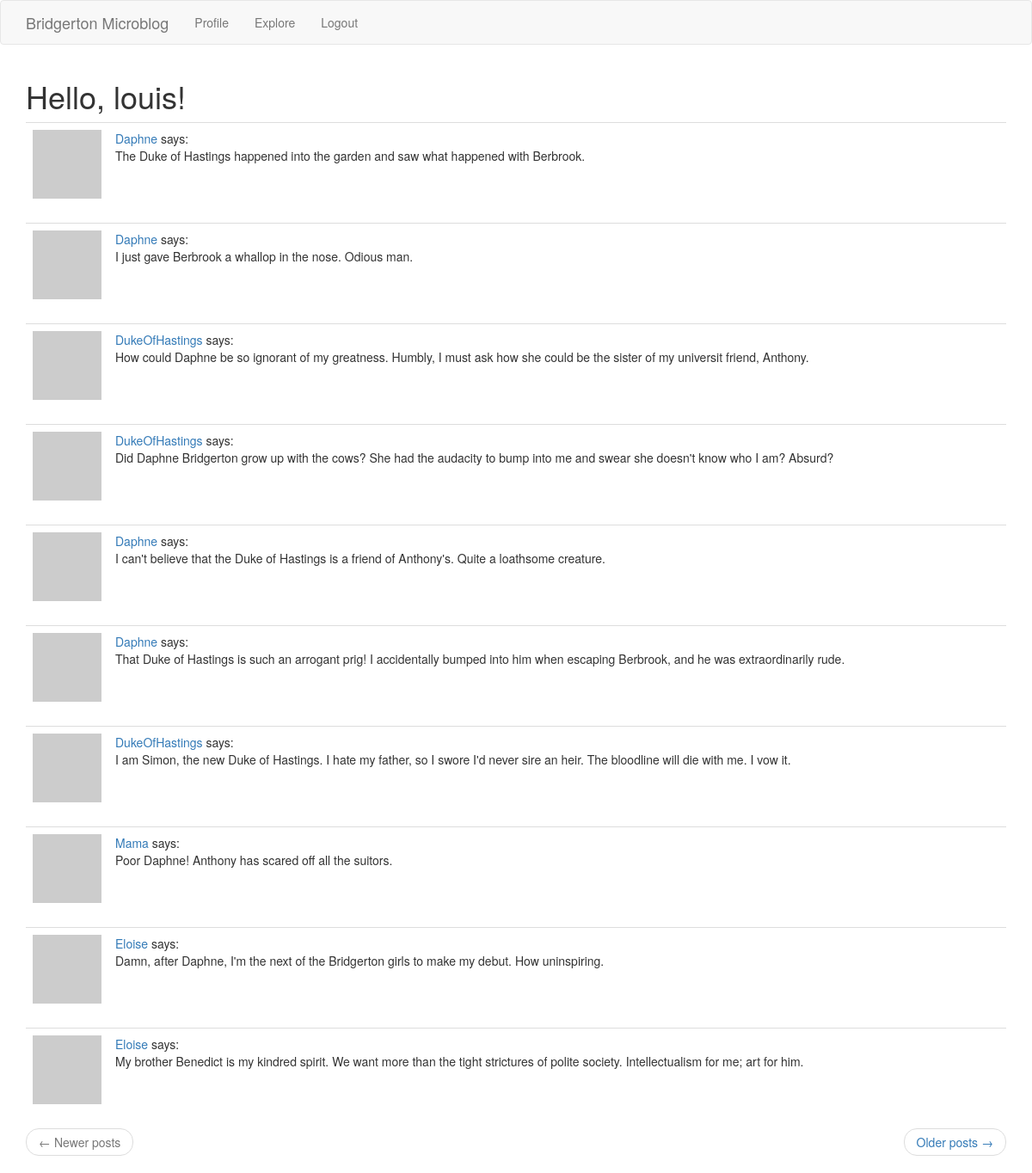
/explore (signed in), run on an earlier commit of the app's database.
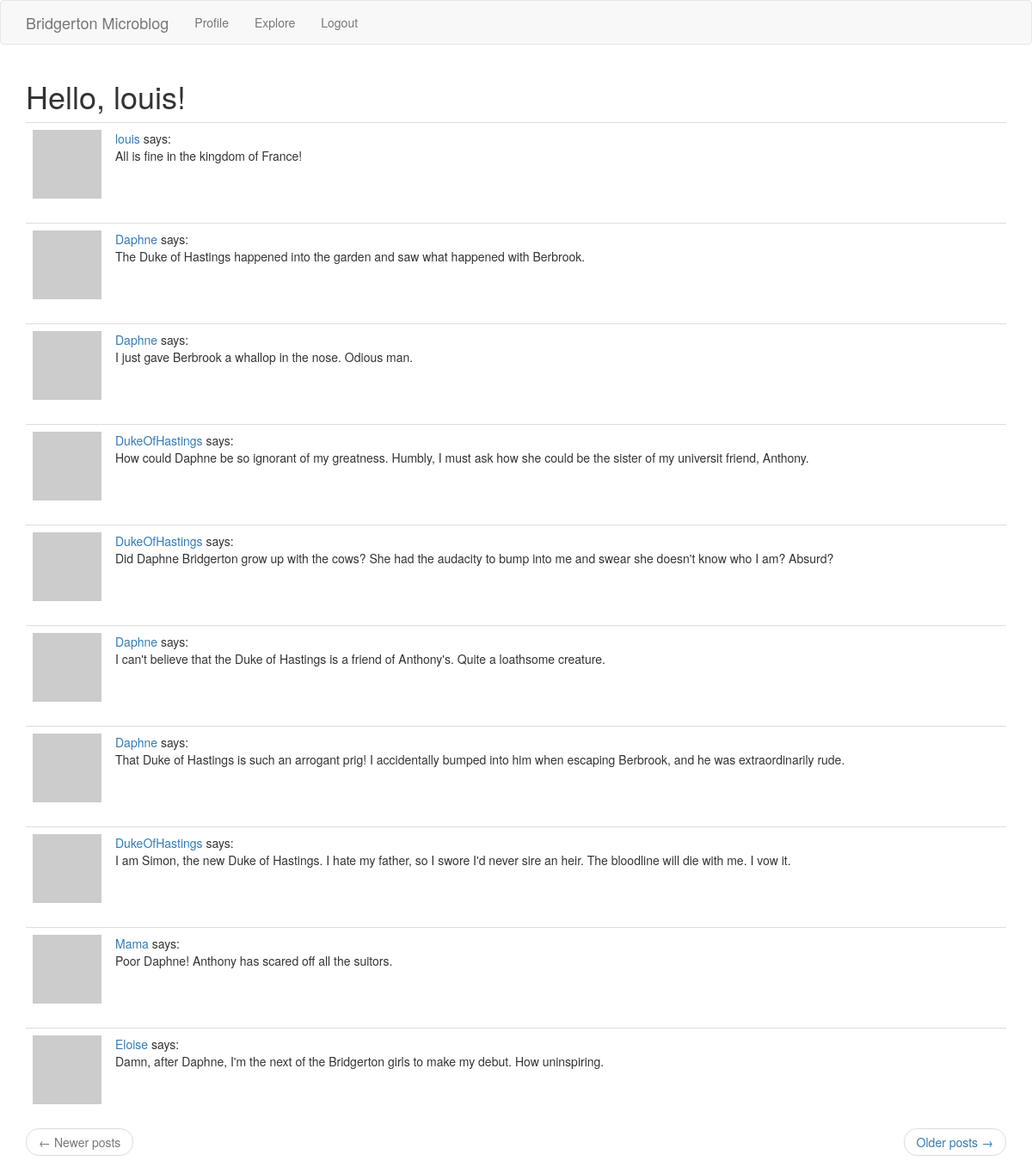
And on a later commit of the database.
### app/models.py (models this page shows, shortened)
class Post(db.Model):
    id = db.Column(db.Integer, primary_key=True)
    body = db.Column(db.String(140))
    timestamp = db.Column(db.DateTime, index=True, default=datetime.utcnow)
    user_id = db.Column(db.Integer, db.ForeignKey('user.id'))

class User(UserMixin, db.Model):
    id = db.Column(db.Integer, primary_key=True)
    username = db.Column(db.String(64), index=True, unique=True)
    email = db.Column(db.String(128), index=True, unique=True)
    password_hash = db.Column(db.String(128))
    posts = db.relationship('Post', backref='author', lazy='dynamic')
    about_me = db.Column(db.String(256))
    last_seen = db.Column(db.DateTime, default=datetime.utcnow)
    followed = db.relationship(
        'User', secondary=followers,
        primaryjoin=(followers.c.follower_id == id),
        secondaryjoin=(followers.c.poster_id == id),
        backref=db.backref('followers', lazy='dynamic'), lazy='dynamic')
    def avatar(self, size):
        hexdigest = md5(self.email.lower().encode('utf-8')).hexdigest()
        return f'https://www.gravatar.com/avatar/{hexdigest}?s={size}&d=identicon'

### app/routes.py (the view)
@app.route('/explore')
@login_required
def explore():
    page = request.args.get('page', 1, type=int)
    posts = Post.query.order_by(Post.timestamp.desc()).paginate(
        page, app.config['POSTS_PER_PAGE'], False)
    next_url = url_for('explore', page=posts.next_num) \
        if posts.has_next else None
    prev_url = url_for('explore', page=posts.prev_num) \
        if posts.has_prev else None
    return render_template('index.html', title='Explore', posts=posts.items,
                           next_url=next_url, prev_url=prev_url)

### app/models.py (called while the page is built)
@login.user_loader
def load_user(id):
    return User.query.get(int(id))

### app/routes.py (called while the page is built)
@app.before_request
def before_request():
    if current_user.is_authenticated:
        current_user.last_seen = datetime.utcnow()
        db.session.commit()

### app/templates/index.html (shortened to what this page needs)
{% extends "base.html" %}
{% import 'bootstrap/wtf.html' as wtf %}
{% block app_content %}
    <h1>Hello, {{ current_user.username }}!</h1>
    {% for post in posts %}
        {% include '_post.html' %}
    {% endfor %}
    <nav aria-label="...">
        <ul class="pager">
            <li class="previous{% if not prev_url %} disabled{% endif %}">
                <a href="{{ prev_url or '#' }}">
                    <span aria-hidden="true">&larr;</span> Newer posts
                </a>
            </li>
            <li class="next{% if not next_url %} disabled{% endif %}">
                <a href="{{ next_url or '#' }}">
                    Older posts <span aria-hidden="true">&rarr;</span>
                </a>
            </li>
        </ul>
    </nav>
{% endblock %}

### app/templates/_post.html
<table class="table table-hover">
    <tr>
        <td width="70px">
            <a href="{{  url_for('user_profile', username=post.author.username) }}">
                <img src="{{ post.author.avatar(70) }}">
            </a>
        </td>
        <td>
            <a href="{{ url_for('user_profile', username=post.author.username) }}">
                {{ post.author.username }}
            </a>
            says:
            <br/>
            {{ post.body }}
        </td>
    </tr>
</table>

What changed in the data, as far as the page shows it:
no longer on this page (row unchanged): Post: author.username "Eloise", body "My brother Benedict is my kindred spirit. We want more than the tight strictures of polite society. Intellectualism for me; art for him."
added Post: author.username "louis", body "All is fine in the kingdom of France!"
